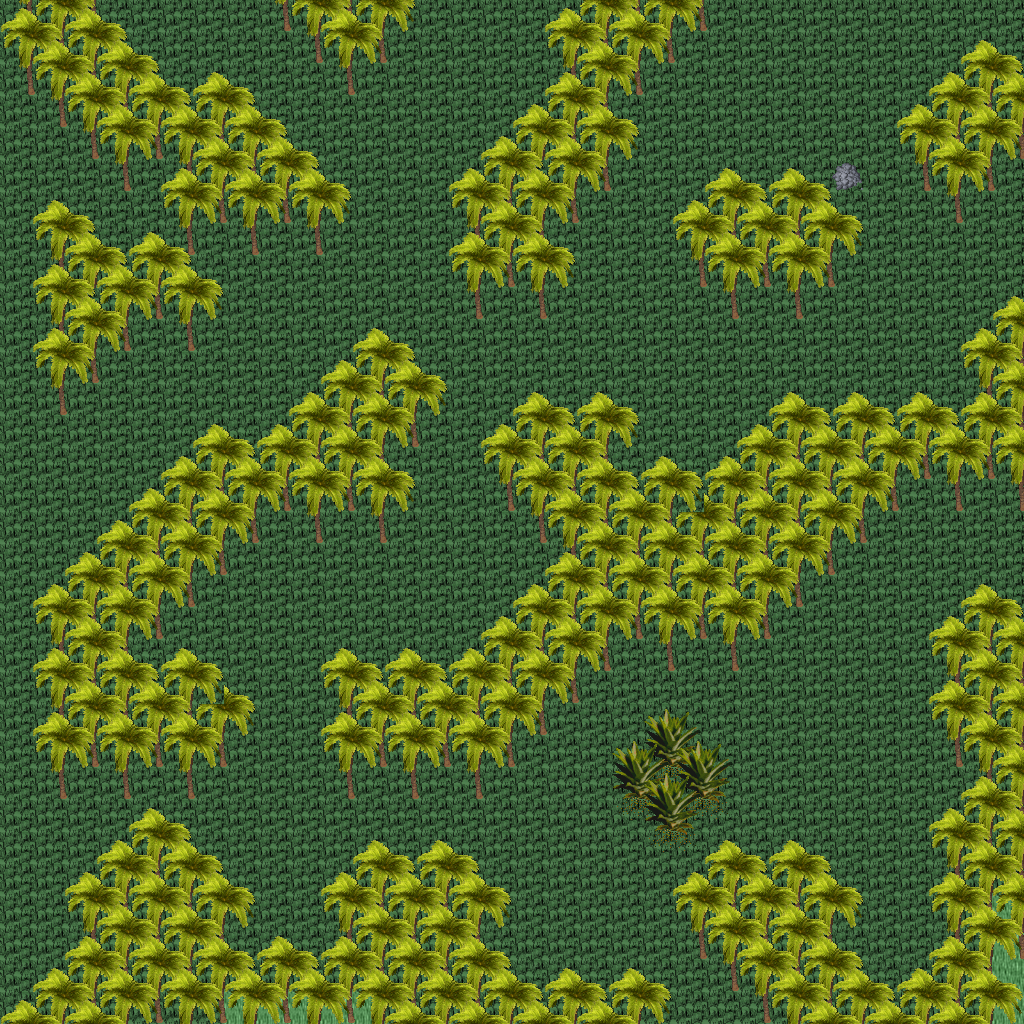

The image is a tile-based game level rendered from a .tmx file. Its description and source (layers, tilesets, objects; grid data summarised) follow:
An orthogonal 32x32 tile map with 32x32 px tiles, 5 tile layers (Ground, Objects, Objects2, Above, ...), 1 hidden layer not drawn, 24 tilesets.

<map version="1.10" tiledversion="1.11.0" orientation="orthogonal" renderorder="right-down" width="32" height="32" tilewidth="32" tileheight="32" infinite="0" nextlayerid="11" nextobjectid="1">
 <tileset firstgid="1" name="ground_ground" tilewidth="32" tileheight="32" tilecount="33" columns="3">
  <image source="../drawable/ground_ground.png" width="96" height="352" />
 </tileset>
 <tileset firstgid="34" name="ground_water_pool" tilewidth="32" tileheight="32" tilecount="72" columns="3">
  <image source="../drawable/ground_water_pool.png" width="96" height="768" />
 </tileset>
 <tileset firstgid="106" name="ground_water_pool_corners" tilewidth="32" tileheight="32" tilecount="72" columns="3">
  <image source="../drawable/ground_water_pool_corners.png" width="96" height="768" />
 </tileset>
 <tileset firstgid="178" name="ground_grass_edges" tilewidth="32" tileheight="32" tilecount="36" columns="12">
  <image source="../drawable/ground_grass_edges.png" width="384" height="96" />
 </tileset>
 <tileset firstgid="214" name="ground_grass_corners" tilewidth="32" tileheight="32" tilecount="24" columns="6">
  <image source="../drawable/ground_grass_corners.png" width="192" height="128" />
 </tileset>
 <tileset firstgid="238" name="plant_tree_palm_tree" tilewidth="32" tileheight="32" tilecount="6" columns="2">
  <image source="../drawable/plant_tree_palm_tree.png" width="64" height="96" />
 </tileset>
 <tileset firstgid="244" name="logic_creature_animal" tilewidth="32" tileheight="32" tilecount="32" columns="8">
  <image source="../drawable/logic_creature_animal.png" width="256" height="128" />
 </tileset>
 <tileset firstgid="276" name="logic_collision" tilewidth="32" tileheight="32" tilecount="1" columns="1">
  <image source="../drawable/logic_collision.png" width="32" height="32" />
 </tileset>
 <tileset firstgid="277" name="item_corpse_huge_animal" tilewidth="32" tileheight="32" tilecount="16" columns="2">
  <image source="../drawable/item_corpse_huge_animal.png" width="64" height="256" />
 </tileset>
 <tileset firstgid="293" name="object_tent" tilewidth="32" tileheight="32" tilecount="9" columns="3">
  <image source="../drawable/object_tent.png" width="96" height="96" />
 </tileset>
 <tileset firstgid="302" name="logic_creature_amazon" tilewidth="32" tileheight="32" tilecount="16" columns="8">
  <image source="../drawable/logic_creature_amazon.png" width="256" height="64" />
 </tileset>
 <tileset firstgid="318" name="furniture_light_iron_lamp" tilewidth="32" tileheight="32" tilecount="3" columns="1">
  <image source="../drawable/furniture_light_iron_lamp.png" width="32" height="96" />
 </tileset>
 <tileset firstgid="321" name="furniture_light_flames" tilewidth="32" tileheight="32" tilecount="6" columns="6">
  <image source="../drawable/furniture_light_flames.png" width="192" height="32" />
 </tileset>
 <tileset firstgid="327" name="ground_rock_large_boulder" tilewidth="32" tileheight="32" tilecount="9" columns="3">
  <image source="../drawable/ground_rock_large_boulder.png" width="96" height="96" />
 </tileset>
 <tileset firstgid="336" name="ground_rock_rocks_2" tilewidth="32" tileheight="32" tilecount="4" columns="2">
  <image source="../drawable/ground_rock_rocks_2.png" width="64" height="64" />
 </tileset>
 <tileset firstgid="340" name="logic_creature_elemental" tilewidth="32" tileheight="32" tilecount="16" columns="8">
  <image source="../drawable/logic_creature_elemental.png" width="256" height="64" />
 </tileset>
 <tileset firstgid="356" name="logic_item_fruits" tilewidth="32" tileheight="32" tilecount="16" columns="8">
  <image source="../drawable/logic_item_fruits.png" width="256" height="64" />
 </tileset>
 <tileset firstgid="372" name="plant_pineapple_plant" tilewidth="32" tileheight="32" tilecount="6" columns="2">
  <image source="../drawable/plant_pineapple_plant.png" width="64" height="96" />
 </tileset>
 <tileset firstgid="378" name="item_statue_flowered_arch" tilewidth="32" tileheight="32" tilecount="24" columns="6">
  <image source="../drawable/item_statue_flowered_arch.png" width="192" height="128" />
 </tileset>
 <tileset firstgid="402" name="ground_grass_2" tilewidth="32" tileheight="32" tilecount="21" columns="3">
  <image source="../drawable/ground_grass_2.png" width="96" height="224" />
 </tileset>
 <tileset firstgid="423" name="light_dim_yellow_light_7x5" tilewidth="32" tileheight="32" tilecount="35" columns="7">
  <image source="../drawable/light_dim_yellow_light_7x5.png" width="224" height="160" />
 </tileset>
 <tileset firstgid="458" name="light_yellow_light_5x5" tilewidth="32" tileheight="32" tilecount="25" columns="5">
  <image source="../drawable/light_yellow_light_5x5.png" width="160" height="160" />
 </tileset>
 <tileset firstgid="483" name="logic_creature_spider" tilewidth="32" tileheight="32" tilecount="3" columns="3">
  <image source="../drawable/logic_creature_spider.png" width="96" height="32" />
 </tileset>
 <tileset firstgid="486" name="logic_creature_reptile" tilewidth="32" tileheight="32" tilecount="7" columns="7">
  <image source="../drawable/logic_creature_reptile.png" width="224" height="32" />
 </tileset>
 <layer id="1" name="Ground" width="32" height="32">
  <data>[1024 cells, 1024 non-empty, 2 distinct tile ids]</data>
 </layer>
 <layer id="2" name="Objects" width="32" height="32">
  <data>[1024 cells, 380 non-empty, 7 distinct tile ids]</data>
 </layer>
 <layer id="3" name="Objects2" width="32" height="32">
  <data>[1024 cells, 264 non-empty, 4 distinct tile ids]</data>
 </layer>
 <layer id="4" name="Above" width="32" height="32">
  <data>[1024 cells, 437 non-empty, 6 distinct tile ids]</data>
 </layer>
 <layer id="5" name="Above2" width="32" height="32">
  <data>[1024 cells, 91 non-empty, 2 distinct tile ids]</data>
 </layer>
 <layer id="6" name="Walkable" width="32" height="32" visible="0">
  <data>[1024 cells, 379 non-empty, 1 distinct tile ids]</data>
 </layer>
 <objectgroup id="7" name="Mapevents" />
 <objectgroup id="8" name="Spawn" />
 <objectgroup id="9" name="Keys" />
 <objectgroup id="10" name="Replace" />
</map>
